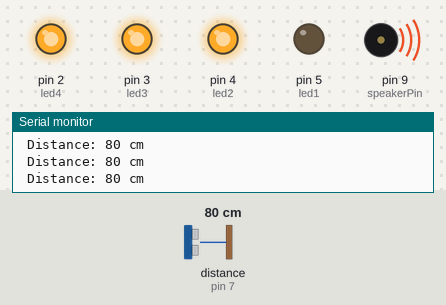
A sketch run on a simulated Arduino Uno, built with avr-gcc and run on an emulated ATmega328P. Parts: output pins drawn as LEDs (lit = HIGH), buzzer (waves = sounding), the last lines printed to the serial monitor. Wiring (inferred from the names in the program): ultrasonic range finder: trigger pin 7; echo pin 7. Dashed ring = blinking. The test bench sets the inputs (shaded band); at power-on: distance to the obstacle (sensor on pin 7) 80 cm. The echo pulse lasts 58.3 µs per cm.

Above: at 1.2 s.
1.3 s: distance to the obstacle (sensor on pin 7) set to 87 cm
At 1.53 s:
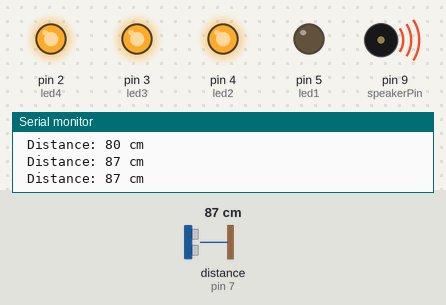
4.3 s: distance to the obstacle (sensor on pin 7) set to 96 cm
At 4.4 s:
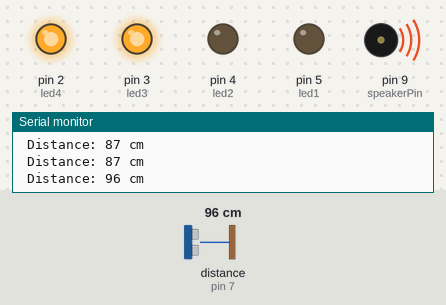
7.3 s: distance to the obstacle (sensor on pin 7) set to 118 cm
At 7.5 s:
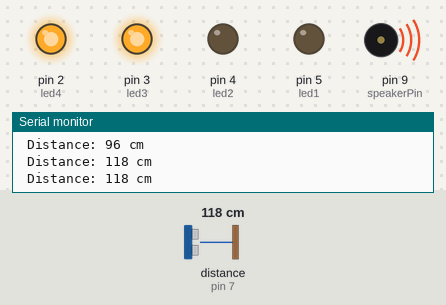
10.3 s: distance to the obstacle (sensor on pin 7) set to 125 cm
At 10.52 s:
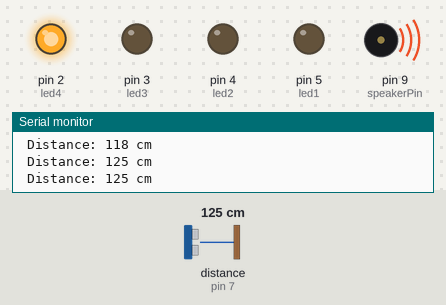
13.3 s: distance to the obstacle (sensor on pin 7) set to 2 cm
At 14.05 s:
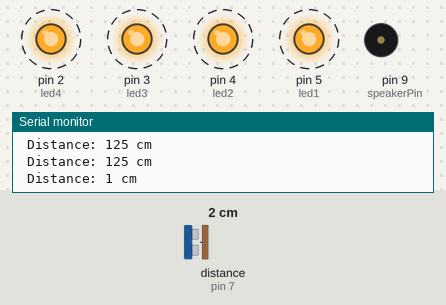
16.3 s: distance to the obstacle (sensor on pin 7) set to 24 cm
19.3 s: distance to the obstacle (sensor on pin 7) set to 29 cm
At 19.75 s:
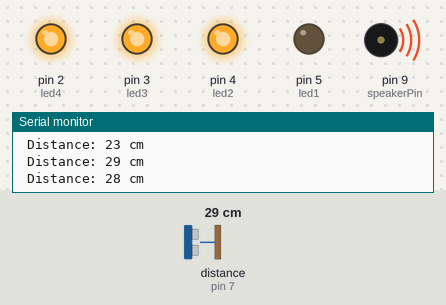
Timing chart, 0 to 22.3 s (numbered marks = the images above; inputs shaded):
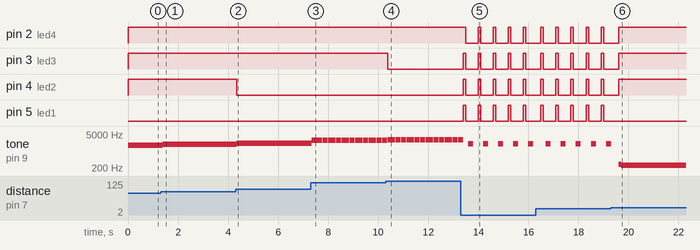

The sketch:

Exercise2.ino
```cpp
// Cynthia Tarwireyi, Dhanvarshinie Rajan, Kanokwan Haesatith group: 24 (2023)
// Work package 6
// Exercise 2
// Submission code: 65524

#define trigPin 7 //Define trigPin as pin 7
#define echoPin 7 // Define echoPin as pin 7
#define speakerPin 9 // Define speakerPin as pin 9
#define led1 5 // Define led1 as pin 5
#define led2 4 // Define led2 as pin 4
#define led3 3 // Define led3 as pin 3
#define led4 2 // Define led4 as pin 2


int distance;// Variable to store the distance in cm
float duration;// Variable to store the duration of the pulse
int cm = 0;// Variable to store the distance in cm after being calculated
int soundLevel = 0;// Variable to store the sound level


void setup() {


pinMode(led1, OUTPUT);// Set led1 pin as an output
pinMode(led2, OUTPUT);// Set led2 pin as an output
pinMode(led3, OUTPUT);// Set led3 pin as an output
pinMode(led4, OUTPUT);// Set led4 pin as an output
pinMode(speakerPin, OUTPUT);// Set speakerPin pin as an output
Serial.begin(9600);// Initialize serial communication
}

// Function to read the distance from the ultrasonic sensor
long readDistance(int trig_Pin, int echo_Pin ) {
pinMode(trigPin,OUTPUT);// Set trigPin as an output
digitalWrite(trigPin,LOW);// Set the trigPin low for 2 microseconds
delayMicroseconds(2);
digitalWrite(trigPin, HIGH);// Set the trigPin high for 10 microseconds
delayMicroseconds(10);
digitalWrite(trigPin,LOW);// Set the trigPin low again
pinMode(echoPin,INPUT);// Set echoPin as an input
duration = pulseIn(echoPin,HIGH);// Measure the duration of the pulse on the echoPin
distance = duration * 0.01723;// Calculate the distance in cm
return distance;// Return the distance
}


// Function to light up LEDs based on the distance
void litLEDs(int distance) {
  if(distance >200){ //if distance is greater than 200cm, then this if statement gets executed
digitalWrite(led1, LOW); //led1 is turned off
digitalWrite(led2, LOW); //led2 is turned off
digitalWrite(led3, LOW); //led3 is turned off
digitalWrite(led4, LOW);}//led4 is turned off

else if (distance <= 90) { //if distance is lesser than or equal to 90
digitalWrite(led1, LOW);  //led1 is turned off
digitalWrite(led2, HIGH); //led2 is turned on
digitalWrite(led3, HIGH); //led3 is turned on
digitalWrite(led4, HIGH); //led4 is turned on
} else if (distance <= 120) { //if distance is lesser than or equal to 120
digitalWrite(led1, LOW); //led1 is turned off
digitalWrite(led2, LOW); //led2 is turned off
digitalWrite(led3, HIGH); //led 3 is turned on
digitalWrite(led4, HIGH); //led4 is turned on
} else if (distance <= 200) { //if distance is lesser or equal to 200
digitalWrite(led1, LOW); //led1 is turned off
digitalWrite(led2, LOW); //led2 is turned off
digitalWrite(led3, LOW); //led3 is turned off
digitalWrite(led4, HIGH); //led4 is turned on
}
}

void litAllLED() //function to light all LEDs and make it blink
 { //this function is to make the light on and off pausing 100 microseconds in between repeatedly
  digitalWrite(led1, HIGH); //led1 is on
	digitalWrite(led2, HIGH); //led2 is on
	digitalWrite(led3, HIGH); //led3 is on
	digitalWrite(led4, HIGH); //led4 is on
  delay(100); //delay for 100 microseconds
digitalWrite(led1, LOW); //led1 is off
	digitalWrite(led2, LOW); //led2 is off
	digitalWrite(led3, LOW); //led3 is off
	digitalWrite(led4, LOW); //led4 is off
delay(100);} //delay 100 microseconds


void setSoundLevel(int distance) {
  // Sets the sound level of the speaker based on the distance measured by the sensor
  if (distance < 200 && distance > 25) {
    // Maps the distance to a sound level between 200 Hz and 5000 Hz
    soundLevel = map(distance, 26, 200, 200, 5000);
    // Plays the tone with the calculated sound level for 100ms
    tone(speakerPin, soundLevel, 100);
  } else if (distance <= 25) {
    // If the distance is less than or equal to 25cm, plays a warning tone 5 times with a 200ms interval
    for (int i = 0; i < 5; i++) {
      litAllLED(); //call litAllLED fucntion
      soundLevel = 2000;//Sets the frequency of the tone to 2000 Hz by setting the soundLevel variable.
      tone(speakerPin, soundLevel, 200);//Generates a 200-millisecond tone with a frequency of 2000 Hz on the speakerPin output pin using the tone function.
      delay(200);//pauses the execution for 200 milliseconds
      noTone(speakerPin);//turns off the tone by calling the noTone function
      delay(200);//Pauses the execution for another 200 milliseconds
    }
  } else {
    // If the distance is greater than 200cm, turns off the speaker
    noTone(speakerPin);
  }
}

void loop()
{
  // Reads the distance from the sensor connected to pins 7 and 7
  distance = readDistance(7,7);
  // Prints the distance to the serial monitor
  Serial.print("\n Distance: ");
  Serial.print(distance);
  Serial.print(" cm");
  // Sets the state of the LEDs based on the distance measured
  litLEDs(distance);
  // Sets the sound level of the speaker based on the distance measured
  setSoundLevel(distance);
  // Waits for 100ms before looping again
  delay(100);
}
```

Measured:
- the behaviour switches between 90 and 91 cm on distance to the obstacle (sensor on pin 7) (found by bisection; images 1 and 2)
- the behaviour switches between 120 and 121 cm on distance to the obstacle (sensor on pin 7) (found by bisection; images 3 and 4)
- the behaviour switches between 26 and 27 cm on distance to the obstacle (sensor on pin 7) (found by bisection; images 5 and 6)
- after the input at 1.3 s, tone on pin 9 (speakerPin): 1689 Hz → 1882 Hz after 0.08 s
- after the input at 4.3 s, pin 4 (led2): HIGH → LOW after 0.06 s; tone on pin 9 (speakerPin): 1882 Hz → 2131 Hz after 0.06 s
- after the input at 7.3 s, tone on pin 9 (speakerPin): alternates 2737 Hz for 0.10 s and silent for 0.01 s, starting at once
- after the input at 10.3 s, pin 3 (led3): HIGH → LOW after 0.07 s
- after the input at 13.3 s, pin 2 (led4): alternates HIGH for 0.10 s and LOW for 0.50 s, starting after 0.20 s; pin 3 (led3), pin 4 (led2), pin 5 (led1): alternates HIGH for 0.10 s and LOW for 0.50 s, starting after 0.10 s
- after the input at 19.3 s, pin 2 (led4), pin 3 (led3), pin 4 (led2): goes on until 19.6 s, then stays HIGH; pin 5 (led1): stops changing and stays LOW
